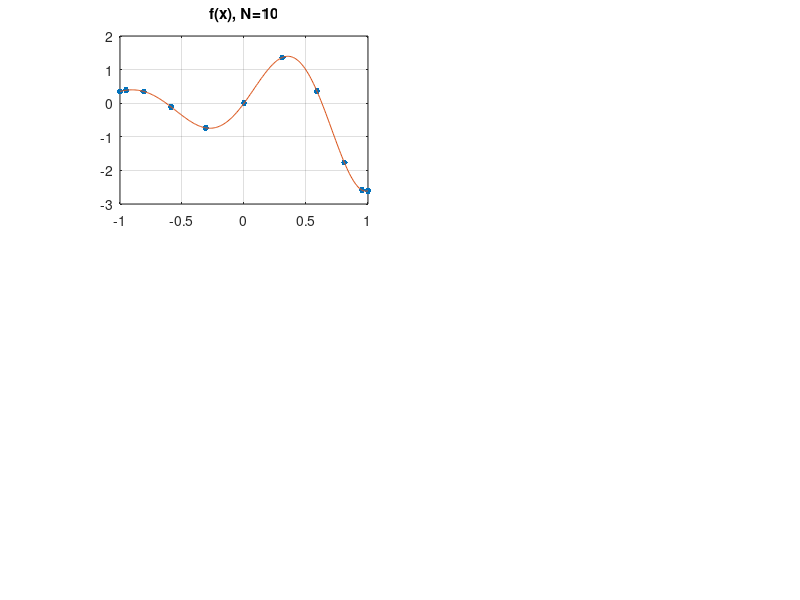

MATLAB code for this plot: (Note: this script raises an error after producing the figure.)
% p18.m - Chebyshev differentiation via FFT (compare p11.m)

  xx = -1:.01:1; ff = exp(xx).*sin(5*xx); clf
  for N = [10 20]
    x = cos(pi*(0:N)'/N); f = exp(x).*sin(5*x);
      subplot('position',[.15 .66-.4*(N==20) .31 .28])
      plot(x,f,'.','markersize',14), grid on
      line(xx,ff)
      title(['f(x), N=' int2str(N)])
    error = chebfft(f) - exp(x).*(sin(5*x)+5*cos(5*x));
      subplot('position',[.55 .66-.4*(N==20) .31 .28])
      plot(x,error,'.','markersize',14), grid on
      line(x,error)
      title(['error in f''(x), N=' int2str(N)])
  end

  
